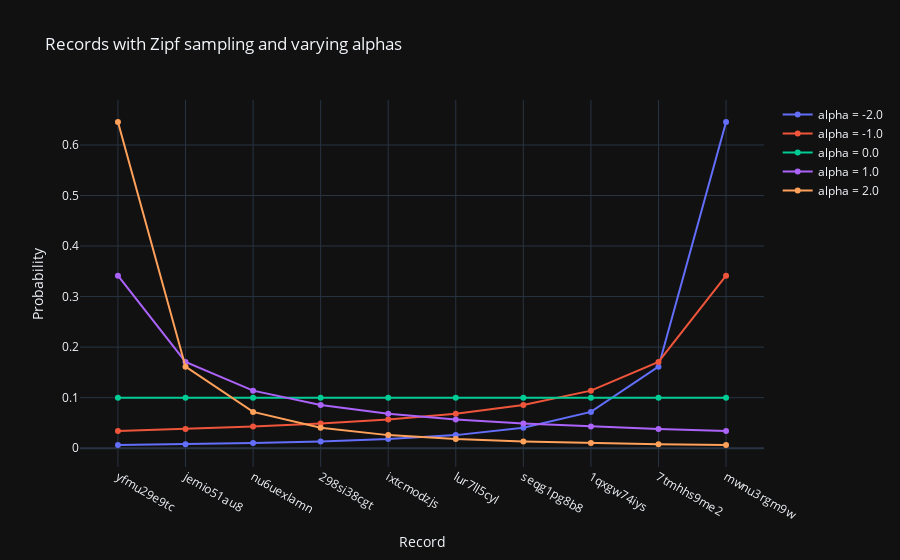

Here is the notebook cell this chart was saved with:
### Code cell
alphas = [-2.0, -1.0, 0.0, 1.0, 2.0]
samples = [RecordSampler.zipf(record_keys, count=1_000, alpha=a, return_probs=True) for a in alphas]

fig = go.Figure()
for i, (sample, probs) in enumerate(samples):
    fig.add_trace(go.Scatter(
        x=record_keys,
        y=probs,
        mode='lines+markers',
        name=f'alpha = {alphas[i]}'
    ))

fig.update_layout(
    title='Records with Zipf sampling and varying alphas',
    xaxis_title='Record',
    yaxis_title='Probability',
    showlegend=True,
    template='plotly_dark',
    xaxis={
        'categoryorder': 'array',
        'categoryarray': record_keys
    }
).show()

### Figure 1 — Plotly figure (JSON) as saved in the notebook; plotly's stock layout.template omitted (floating-point values rounded to 4 significant figures)
{"data": [{"mode": "lines+markers", "name": "alpha = -2.0", "type": "scatter", "x": ["yfmu29e9tc", "jemio51au8", "nu6uexlamn", "298si38cgt", "ixtcmodzjs", "lur7ll5cyl", "seqg1pg8b8", "1qxgw74iys", "7tmhhs9me2", "mwnu3rgm9w"], "y": [0.006453, 0.007966, 0.01008, 0.01317, 0.01792, 0.02581, 0.04033, 0.0717, 0.1613, 0.6453]}, {"mode": "lines+markers", "name": "alpha = -1.0", "type": "scatter", "x": ["yfmu29e9tc", "jemio51au8", "nu6uexlamn", "298si38cgt", "ixtcmodzjs", "lur7ll5cyl", "seqg1pg8b8", "1qxgw74iys", "7tmhhs9me2", "mwnu3rgm9w"], "y": [0.03414, 0.03794, 0.04268, 0.04877, 0.0569, 0.06828, 0.08535, 0.1138, 0.1707, 0.3414]}, {"mode": "lines+markers", "name": "alpha = 0.0", "type": "scatter", "x": ["yfmu29e9tc", "jemio51au8", "nu6uexlamn", "298si38cgt", "ixtcmodzjs", "lur7ll5cyl", "seqg1pg8b8", "1qxgw74iys", "7tmhhs9me2", "mwnu3rgm9w"], "y": [0.1, 0.1, 0.1, 0.1, 0.1, 0.1, 0.1, 0.1, 0.1, 0.1]}, {"mode": "lines+markers", "name": "alpha = 1.0", "type": "scatter", "x": ["yfmu29e9tc", "jemio51au8", "nu6uexlamn", "298si38cgt", "ixtcmodzjs", "lur7ll5cyl", "seqg1pg8b8", "1qxgw74iys", "7tmhhs9me2", "mwnu3rgm9w"], "y": [0.3414, 0.1707, 0.1138, 0.08535, 0.06828, 0.0569, 0.04877, 0.04268, 0.03794, 0.03414]}, {"mode": "lines+markers", "name": "alpha = 2.0", "type": "scatter", "x": ["yfmu29e9tc", "jemio51au8", "nu6uexlamn", "298si38cgt", "ixtcmodzjs", "lur7ll5cyl", "seqg1pg8b8", "1qxgw74iys", "7tmhhs9me2", "mwnu3rgm9w"], "y": [0.6453, 0.1613, 0.0717, 0.04033, 0.02581, 0.01792, 0.01317, 0.01008, 0.007966, 0.006453]}], "layout": {"showlegend": true, "title": {"text": "Records with Zipf sampling and varying alphas"}, "xaxis": {"categoryarray": ["yfmu29e9tc", "jemio51au8", "nu6uexlamn", "298si38cgt", "ixtcmodzjs", "lur7ll5cyl", "seqg1pg8b8", "1qxgw74iys", "7tmhhs9me2", "mwnu3rgm9w"], "categoryorder": "array", "title": {"text": "Record"}}, "yaxis": {"title": {"text": "Probability"}}}}
